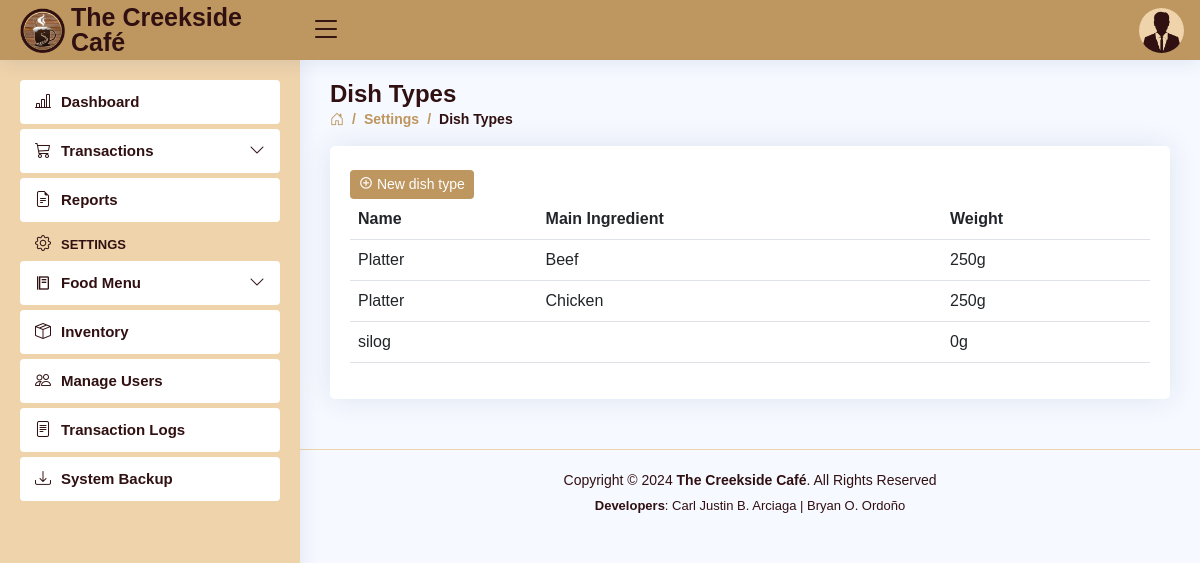
Page /settings-dishtypes.php (signed in) on the committed database.
### tables this page shows
CREATE TABLE `users` (
  `user_id` int(11) NOT NULL AUTO_INCREMENT,
  `role` varchar(5) DEFAULT NULL,
  `activity` varchar(11) NOT NULL DEFAULT 'Active',
  `fname` varchar(30) DEFAULT NULL,
  `mname` varchar(30) DEFAULT NULL,
  `lname` varchar(30) DEFAULT NULL,
  `bdate` date DEFAULT NULL,
  `sex` varchar(6) DEFAULT NULL,
  `province` varchar(15) DEFAULT NULL,
  `municipality` varchar(30) DEFAULT NULL,
  `barangay` varchar(30) DEFAULT NULL,
  `contact_no` varchar(11) DEFAULT NULL,
  `email` varchar(50) DEFAULT NULL,
  `username` varchar(50) DEFAULT NULL,
  `password` varchar(50) DEFAULT NULL,
  PRIMARY KEY (`user_id`)
);

CREATE TABLE `dish_type` (
  `type_id` int(11) NOT NULL AUTO_INCREMENT,
  `name` varchar(15) DEFAULT NULL,
  `main_` varchar(20) DEFAULT NULL,
  `weight` int(4) DEFAULT NULL,
  PRIMARY KEY (`type_id`)
);

### settings-dishtypes.php (the view, shortened to what this page needs)
<!DOCTYPE html>
<html lang="en">
<head>
<?php
    include 'includes/links.php';
    include 'includes/header.php';
    include 'includes/sidebar.php';
 ?>
</head>
<body>
  <main id="main" class="main">
    <div class="pagetitle">
      <h1>Dish Types</h1>
      <nav>
        <ol class="breadcrumb">
          <li class="breadcrumb-item"><a href="dashboard.php"><i class="bi bi-house-door"></i></a></li>
          <li class="breadcrumb-item">Settings</li>
          <li class="breadcrumb-item active">Dish Types</li>
        </ol>
      </nav>
    </div>
    <section class="section dish">
          <div class="card">
            <div class="card-body">
              <br>
              <button class="btn btn2 btn-sm" data-bs-toggle="modal" data-bs-target="#addDish"><i class="bx bx-plus-circle"></i> New dish type</button>
              <table class="table table-hover datatable">
                <thead>
                  <tr>
                    <th scope="col">Name</th>
                    <th scope="col">Main Ingredient</th>
                    <th scope="col">Weight</th>
                  </tr>
                </thead>
                <tbody>
<?php
  include 'connection.php';
  $query = "SELECT * FROM dish_type ORDER BY name ASC";
  $result = $con->query($query);
  if ($result) {
    while ($row = $result->fetch_assoc()) {
      $name = $row['name'];
      $main_ = $row['main_'];
      $weight = $row['weight'];?>
                  <tr>
                    <td><?php echo $name ?></td>
                    <td><?php echo $main_ ?></td>
                    <td><?php echo $weight ?>g</td>
                  </tr>
    <?php }
  } ?>
                </tbody>
              </table>
            </div>
          </div>
    </section>
  </main>
<?php include 'includes/footer.php'; ?>
</body>
</html>

### includes/header.php (shortened to what this page needs)
<header id="header" class="header fixed-top d-flex align-items-center">
  <div class="d-flex align-items-center justify-content-between">
    <a href="dashboard.php" class="logo d-flex align-items-center">
      <img src="assets/img/creekside.png" alt="">
      <span class="d-none d-lg-block">The Creekside Café</span>
    </a>
    <i class="bi bi-list toggle-sidebar-btn"></i>
  </div>
  <nav class="header-nav ms-auto">
  <?php
      include 'connection.php';
      $username = $_SESSION['username'];
      $query = "SELECT * FROM users WHERE username = '$username'";
      $result = $con->query($query);
      if ($result) {
        while ($row = $result->fetch_assoc()) {
          $sex = $row['sex'];
          ?>
    <ul class="d-flex align-items-center">
      <li class="nav-item dropdown pe-3">
        <a class="nav-link nav-profile d-flex align-items-center pe-0" href="#" data-bs-toggle="dropdown">
          <?php
            if ($sex === 'Male') {
                echo '<img src="assets/img/Male.png" alt="Profile" class="rounded-circle">';
            } elseif ($sex === 'Female') {
                echo '<img src="assets/img/Female.png" alt="Profile" class="rounded-circle">';
            }
          ?>
        </a>
  <?php
        }
      }
  ?>
      </li>
    </ul>
  </nav>
</header>

### assets/css/style.css (style rules this page uses)
:root { scroll-behavior: smooth; }
body { font-family: "Open Sans", sans-serif; background: #f6f9ff; color: #444444; }
a { color: #4154f1; text-decoration: none; }
h1, h2, h3, h4, h5, h6 { font-family: "Nunito", sans-serif; }
#main { margin-top: 60px; padding: 20px 30px; transition: all 0.3s; }
.pagetitle { margin-bottom: 10px; }
.pagetitle h1 { font-size: 24px; margin-bottom: 0; font-weight: 600; color: #301011; }
.card { margin-bottom: 30px; border: none; border-radius: 5px; box-shadow: 0px 0 30px rgba(1, 41, 112, 0.1); }
.card-body { padding: 0 20px 20px 20px; color: #301011; }
.breadcrumb { font-size: 14px; font-family: "Nunito", sans-serif; color: #be965f; font-weight: 600; }
.breadcrumb a { color: #be965f; transition: 0.3s; }
.breadcrumb .breadcrumb-item::before { color: #be965f; }
.breadcrumb .active { color: #301011; font-weight: 600; }
.logo { line-height: 1; }
@media (min-width: 1200px) { .logo { width: 280px; } }
.logo img { max-height: 45px; margin-right: 6px; }
.logo span { font-size: 25px; font-weight: 700; color: #301011; font-family: "Nunito", sans-serif; }
.header { transition: all 0.5s; z-index: 997; height: 60px; box-shadow: 0px 2px 20px rgba(1, 41, 112, 0.1); background-color: #be965f; padding-left: 20px; }
.header .toggle-sidebar-btn { font-size: 32px; padding-left: 10px; cursor: pointer; color: #301011; }
.header-nav ul { list-style: none; }
.header-nav>ul { margin: 0; padding: 0; }
.header-nav .nav-profile { color: #301011; }
.header-nav .nav-profile img { max-height: 45px; }
@media (min-width: 1200px) { #main, #footer { margin-left: 300px; } }
.btn2 { background: #be965f; border: none; color: #fff; padding: 4px 9px; }

### rows in the picture
dish_type: name "Platter", main_ "Beef", weight "250"
dish_type: name "Platter", main_ "Chicken", weight "250"
dish_type: name "silog", weight "0"
